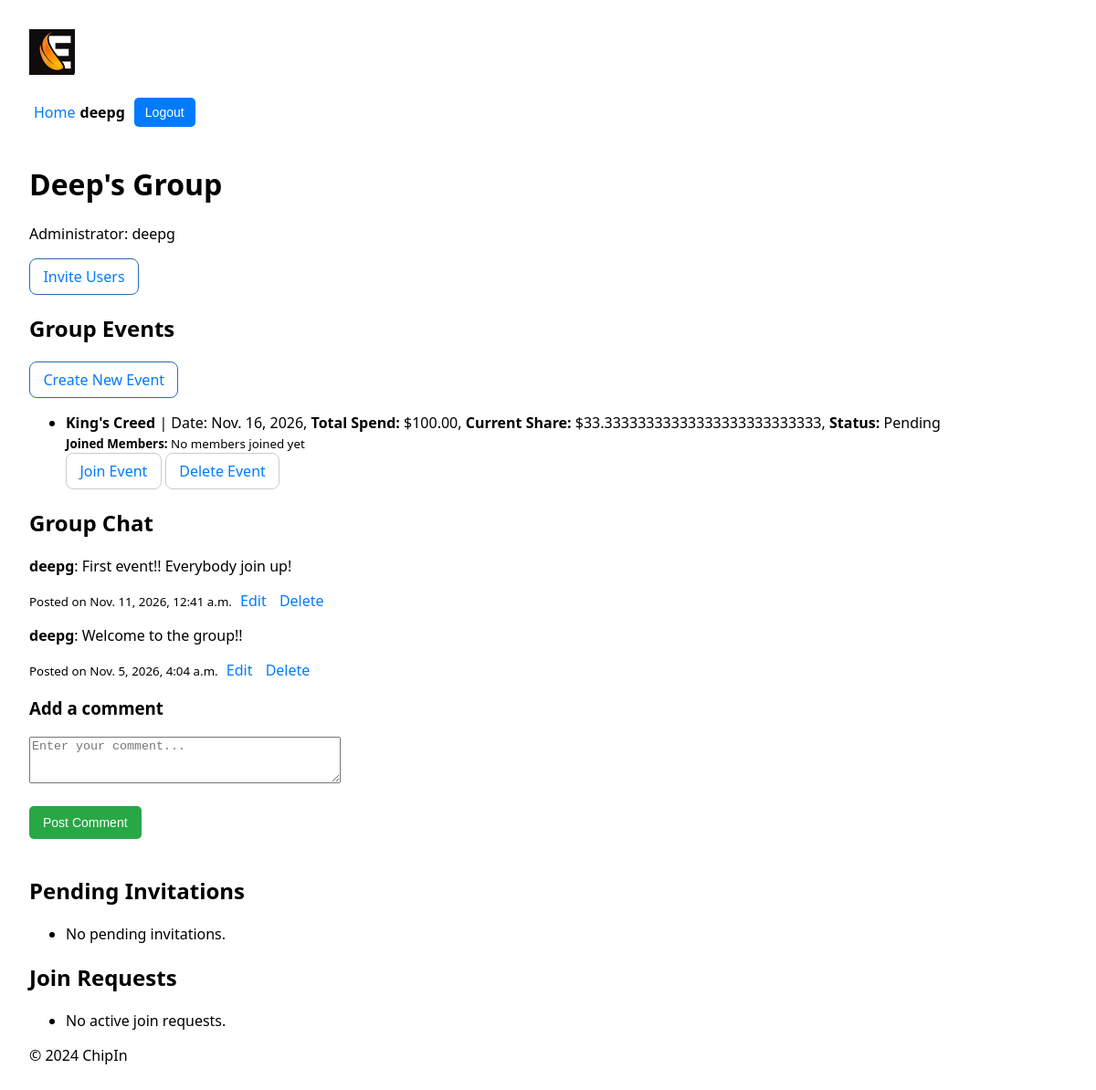
The page /chipin/group/2/ (signed in) on the database as committed earlier.
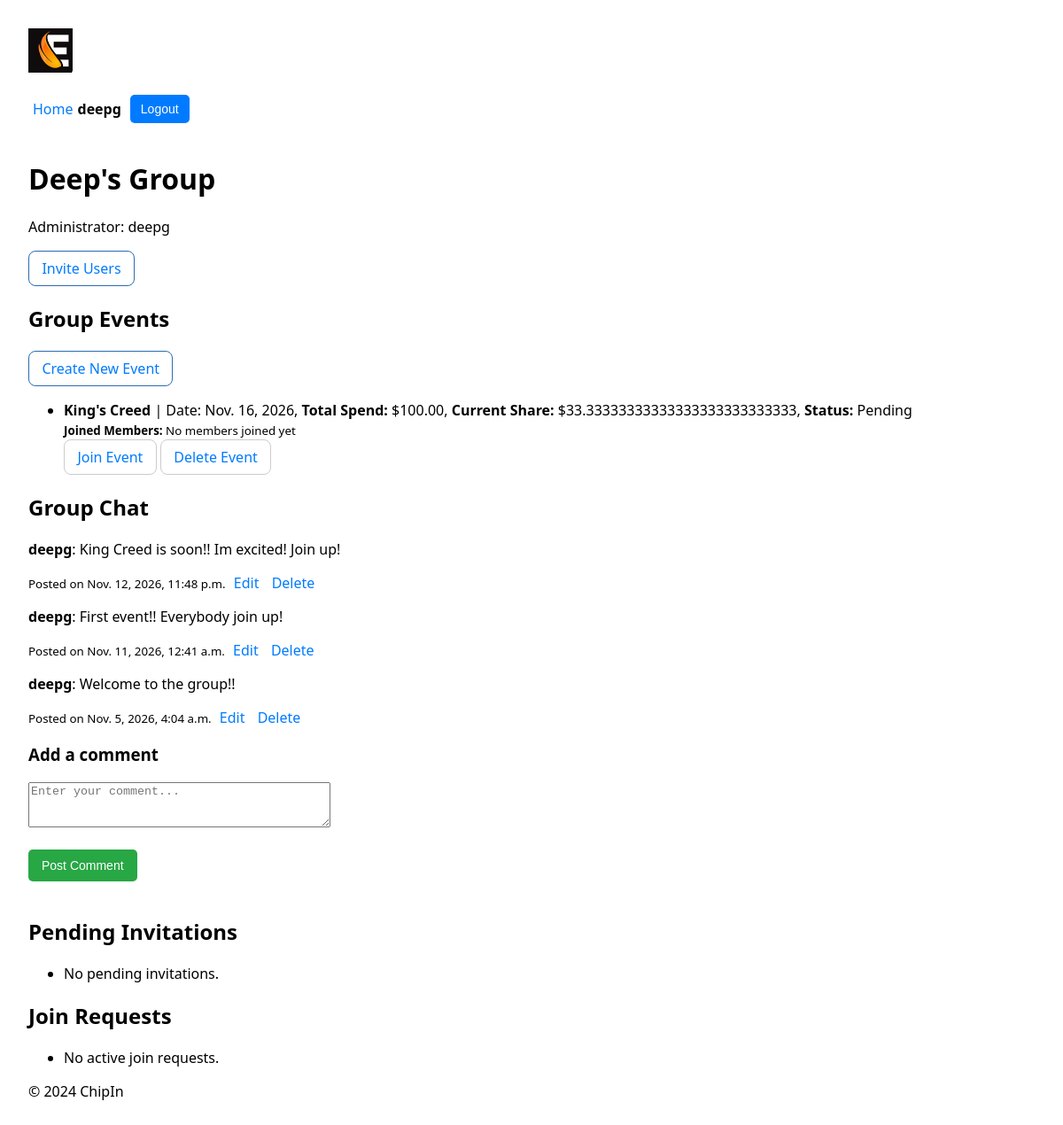
The same page on the database as committed later.
### chipin/models.py (models this page shows, shortened)
class Event(models.Model):
    class Status(models.TextChoices):
        PENDING = "Pending", "Pending"
        ACTIVE = "Active", "Active"
        ARCHIVED = "Archived", "Archived"
    name = models.CharField(max_length=100)
    date = models.DateField()
    total_spend = models.DecimalField(max_digits=10, decimal_places=2)
    status = models.CharField(max_length=20, choices=Status.choices, default=Status.PENDING)
    archived_at = models.DateTimeField(null=True, blank=True)
    group = models.ForeignKey(Group, related_name='events', on_delete=models.CASCADE)
    members = models.ManyToManyField(User, related_name='event_memberships', blank=True)
    def calculate_share(self):
        members_count = self.group.members.count()
        if members_count == 0:
            return 0
        return self.total_spend / members_count

class Comment(models.Model):
    user = models.ForeignKey(User, on_delete=models.CASCADE)  # User who posted the comment
    group = models.ForeignKey(Group, related_name='comments', on_delete=models.CASCADE)  # Group associated with the comment
    content = models.TextField()  # The comment content
    created_at = models.DateTimeField(auto_now_add=True)  # Timestamp when the comment was posted
    updated_at = models.DateTimeField(auto_now=True)  # Timestamp for the latest update

### users/models.py (models this page shows, shortened)
class Profile(models.Model):
    user = models.OneToOneField(User, on_delete=models.CASCADE, related_name="profile")
    nickname = models.CharField(max_length=30, unique=True)
    max_spend = models.DecimalField(max_digits=10, decimal_places=2, default=100.00)  # Max spend for each event
    balance = models.DecimalField(max_digits=10, decimal_places=2, default=100.00)  # User's current balance

### chipin/views.py (the view)
# urls.py: path('group/<int:group_id>/', views.group_detail, name='group_detail'),
@login_required
def group_detail(request, group_id, edit_comment_id=None):
    group = get_object_or_404(Group, id=group_id)
    is_member = request.user in group.members.all()
    comments = group.comments.all().order_by('-created_at') if is_member else []
    events = group.events.all()
    comment_to_edit = None
    form = None
    if is_member:
        if edit_comment_id:
            comment_to_edit = get_object_or_404(Comment, id=edit_comment_id)
            if comment_to_edit.user != request.user:
                return redirect('chipin:group_detail', group_id=group.id)
        if request.method == 'POST':
            if comment_to_edit:
                form = CommentForm(request.POST, instance=comment_to_edit)
            else:
                form = CommentForm(request.POST)
            if form.is_valid():
                comment = form.save(commit=False)
                comment.user = request.user
                comment.group = group
                comment.save()
                return redirect('chipin:group_detail', group_id=group.id)
        else:
            form = CommentForm(instance=comment_to_edit) if comment_to_edit else CommentForm()
    event_share_info = {}
    for event in events:
        event_share = event.calculate_share()
        user_eligible = request.user.profile.max_spend >= event_share
        user_has_joined = request.user in event.members.all()
        event_share_info[event] = {
            'share': event_share,
            'eligible': user_eligible,
            'status': event.status,
            'joined': user_has_joined,
            'members': event.members.all()  # Pass members who joined this event
        }
    return render(request, 'chipin/group_detail.html', {
        'group': group,
        'comments': comments,
        'form': form,
        'comment_to_edit': comment_to_edit,
        'events': events,
        'event_share_info': event_share_info,
        'is_member': is_member,
    })

### chipin/forms.py (shortened to what this page needs)
class CommentForm(forms.ModelForm):
    class Meta:
        model = Comment
        fields = ['content']
        widgets = {
            'content': forms.Textarea(attrs={'rows': 3, 'placeholder': 'Enter your comment...'})
        }

### chipin/context_processors.py (called while the page is built)
def user_profile(request):
    if request.user.is_authenticated:
        try:
            return {'nickname': request.user.profile.nickname}
        except Profile.DoesNotExist:
            return {'nickname': request.user.username}  # Fallback to username if no profile exists
    return {}

### chipin/templates/chipin/group_detail.html (shortened to what the changed rows need)
{% extends 'chipin/base.html' %}
{% block content %}
    <h1>{{ group.name }}</h1>
    <h2>Group Events</h2>
    <ul>
        {% for event, info in event_share_info.items %}
            <li>
                <strong>{{ event.name }}</strong> | Date: {{ event.date }},
                <strong>Total Spend:</strong> ${{ event.total_spend }},
                <strong>Current Share:</strong> ${{ info.share }},
                <strong>Status:</strong> <span class="event-status">{{ info.status }}</span><br>
                <div>
                    <small><strong>Joined Members:</strong>
                    {% for member in info.members %}
                        {{ member.profile.nickname }}{% if not forloop.last %}, {% endif %}
                    {% empty %}
                        No members joined yet
                    {% endfor %}
                    </small>
                </div>
                {% if is_member %}
                    {% if info.joined %}
                        <span class="joined">You have already joined this event.</span>
                        <a href="{% url 'chipin:leave_event' group.id event.id %}" class="btn btn-warning" onclick="return confirm('Are you sure you want to leave this event?');">Leave Event</a>
                    {% else %}
                        {% if info.eligible %}
                            <a href="{% url 'chipin:join_event' group.id event.id %}" class="btn btn-success">Join Event</a>
                        {% else %}
                            <span class="waiting-room">Your max spend is too low to join.</span>
                        {% endif %}
                    {% endif %}
                {% else %}
                    <small><em>(You must be a group member to join events)</em></small>
                {% endif %}
                {% if request.user == group.admin %}
                    <a href="{% url 'chipin:delete_event' group.id event.id %}" class="btn btn-danger" onclick="return confirm('Are you sure you want to delete this event?');">Delete Event</a>
                {% endif %}
            </li>
        {% empty %}
            <li>No events active for this group.</li>
        {% endfor %}
    </ul>
    <h2>Group Chat</h2>
    {% if is_member %}
        <div class="comments-section">
            {% for comment in comments %}
                <div class="comment">
                    <p><strong>{{ comment.user.profile.nickname }}</strong>: {{ comment.content }}</p>
                    <small>Posted on {{ comment.created_at }}</small>
                    {% if comment.user == request.user or request.user == group.admin %}
                        <a href="{% url 'chipin:edit_comment' group.id comment.id %}">Edit</a>
                        <a href="{% url 'chipin:delete_comment' comment.id %}" onclick="return confirm('Are you sure?')">Delete</a>
                    {% endif %}
                </div>
            {% empty %}
                <p>No comments yet. Be the first to comment!</p>
            {% endfor %}
        </div>
    {% else %}
        <p><em>Only group members can view and post comments.</em></p>
    {% endif %}
    {% if request.user in group.members.all %}
        <h2>Pending Invitations</h2>
        <h2>Join Requests</h2>
    {% endif %}
{% endblock %}

Rows that differ between the two databases and show on the page:
added Comment: user.profile.nickname "deepg", content "King Creed is soon!! Im excited! Join up!", created_at "Nov. 12, 2026, 11:48 p.m.", shows "Edit"
